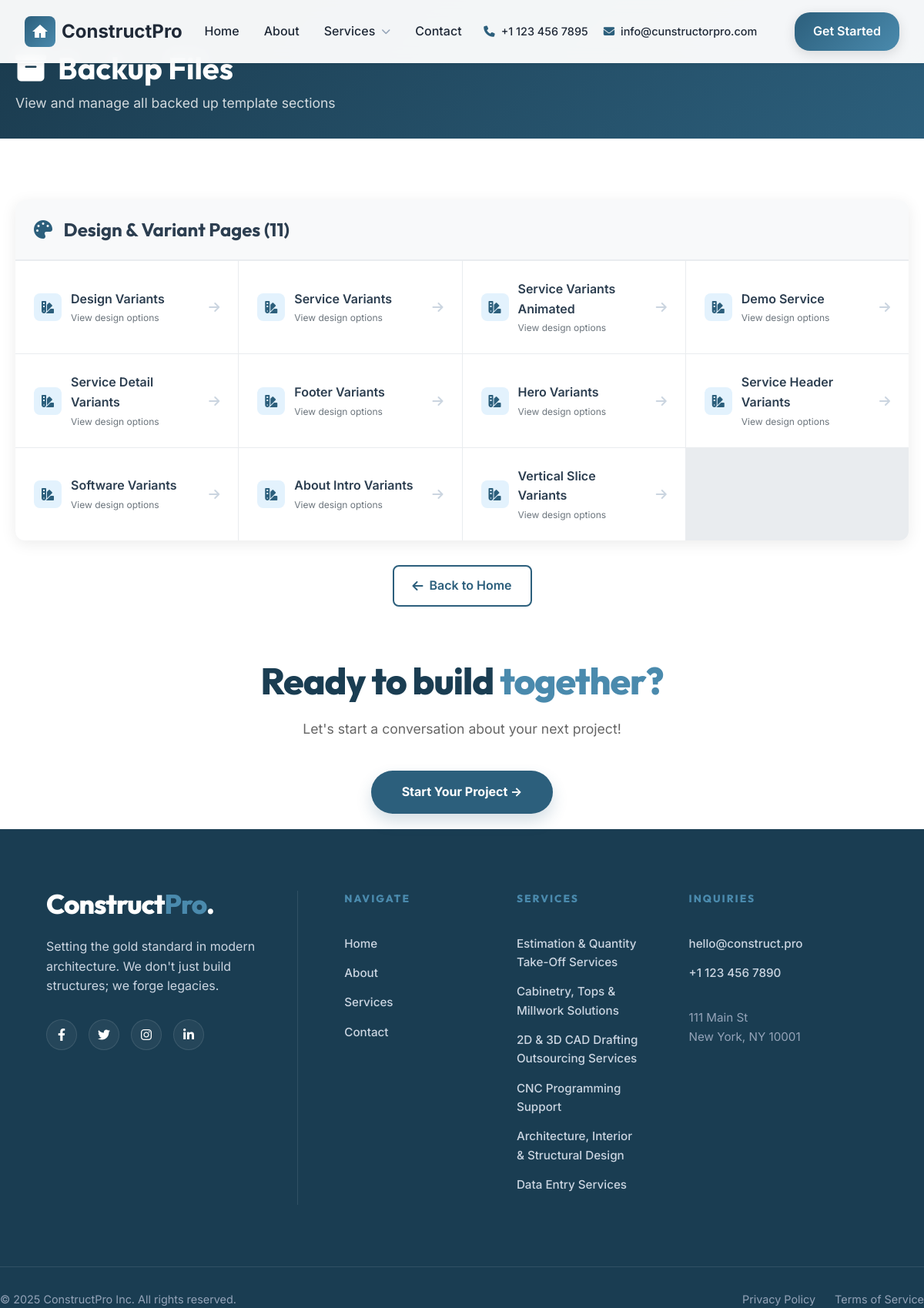
Screenshot of /backup/ with the database file from the repository.
### main/models.py (models this page shows, shortened)
class Service(models.Model):
    title = models.CharField(max_length=200)
    subtitle = models.CharField(max_length=300, blank=True)
    slug = models.SlugField(unique=True, blank=True)
    icon = models.CharField(max_length=50, help_text="Icon class name (e.g., 'calculator')")
    image = models.CharField(max_length=200, blank=True, help_text="Path to service image (e.g., 'services/estimation.png')")
    overview = models.TextField(blank=True)
    order = models.IntegerField(default=0)
    class Meta:
        ordering = ['order']

### main/views.py (the view)
# urls.py: path('backup/', views.backup_files, name='backup_files'),
def backup_files(request):
    backup_dir = os.path.join(settings.BASE_DIR, 'templates', 'backup')
    backup_files = []
    if os.path.exists(backup_dir):
        for filename in os.listdir(backup_dir):
            if filename.endswith('.html'):
                filepath = os.path.join(backup_dir, filename)
                file_stat = os.stat(filepath)
                backup_files.append({
                    'name': filename,
                    'display_name': filename.replace('_', ' ').replace('.html', '').title(),
                    'size': f"{file_stat.st_size / 1024:.1f} KB",
                    'path': f'backup/{filename}'
                })
    variant_pages = [
        {'name': 'Design Variants', 'url': 'design_variants'},
        {'name': 'Service Variants', 'url': 'service_variants'},
        {'name': 'Service Variants Animated', 'url': 'service_variants_animated'},
        {'name': 'Demo Service', 'url': 'demo_service'},
        {'name': 'Service Detail Variants', 'url': 'service_detail_variants'},
        {'name': 'Footer Variants', 'url': 'footer_variants'},
        {'name': 'Hero Variants', 'url': 'hero_variants'},
        {'name': 'Service Header Variants', 'url': 'service_header_variants'},
        {'name': 'Software Variants', 'url': 'software_variants'},
        {'name': 'About Intro Variants', 'url': 'about_intro_variants'},
        {'name': 'Vertical Slice Variants', 'url': 'vertical_slice_variants'},
    ]
    context = {
        'backup_files': backup_files,
        'variant_pages': variant_pages
    }
    return render(request, 'backup_list.html', context)

### main/context_processors.py (called while the page is built)
def footer_services(request):
    services = Service.objects.all().order_by('order')
    return {'footer_services': services, 'global_services': services}

### templates/backup_list.html (shortened to what this page needs)
{% extends 'base.html' %}
{% load static %}
{% block content %}
<div style="background: linear-gradient(135deg, #1a3a4d 0%, #2c5f7c 100%); padding: 4rem 0 2rem;">
    <div class="container" style="max-width: 1200px; margin: 0 auto; padding: 0 20px;">
        <h1 style="color: white; font-size: 2.5rem; margin-bottom: 0.5rem;">
            <i class="fa-solid fa-archive" style="margin-right: 15px;"></i>Backup Files
        </h1>
        <p style="color: rgba(255,255,255,0.8); font-size: 1.1rem;">
            View and manage all backed up template sections
        </p>
    </div>
</div>
<section style="padding: 3rem 0;">
    <div class="container" style="max-width: 1200px; margin: 0 auto; padding: 0 20px;">
        {% if variant_pages %}
        <div
            style="background: white; border-radius: 12px; box-shadow: 0 4px 20px rgba(0,0,0,0.08); overflow: hidden; margin-top: 2rem;">
            <div style="background: #f8f9fa; padding: 1.5rem; border-bottom: 2px solid #e9ecef;">
                <h2 style="margin: 0; font-size: 1.5rem; color: #2c3e50;">
                    <i class="fa-solid fa-palette" style="color: #2c5f7c; margin-right: 10px;"></i>
                    Design & Variant Pages ({{ variant_pages|length }})
                </h2>
            </div>
            <div
                style="display: grid; grid-template-columns: repeat(auto-fill, minmax(280px, 1fr)); gap: 1px; background: #e9ecef;">
                {% for page in variant_pages %}
                <a href="{% url page.url %}" target="_blank"
                    style="background: white; padding: 1.5rem; text-decoration: none; transition: all 0.2s; display: flex; align-items: center; gap: 12px;"
                    onmouseover="this.style.background='#f8f9fa'; this.style.transform='translateX(5px)'"
                    onmouseout="this.style.background='white'; this.style.transform='translateX(0)'">
                    <div
                        style="background: #e3f2fd; color: #2c5f7c; width: 36px; height: 36px; border-radius: 8px; display: flex; align-items: center; justify-content: center; flex-shrink: 0;">
                        <i class="fa-solid fa-swatchbook" style="font-size: 16px;"></i>
                    </div>
                    <div>
                        <div style="color: #2c3e50; font-weight: 600; margin-bottom: 2px;">{{ page.name }}</div>
                        <div style="color: #6c757d; font-size: 0.75rem;">View design options</div>
                    </div>
                    <i class="fa-solid fa-arrow-right" style="color: #cbd5e0; margin-left: auto;"></i>
                </a>
                {% endfor %}
            </div>
        </div>
        {% endif %}
        <div style="margin-top: 2rem; text-align: center;">
            <a href="{% url 'home' %}"
                style="display: inline-flex; align-items: center; gap: 8px; color: #2c5f7c; text-decoration: none; font-weight: 600; padding: 12px 24px; border: 2px solid #2c5f7c; border-radius: 8px; transition: all 0.2s;"
                onmouseover="this.style.background='#2c5f7c'; this.style.color='white'"
                onmouseout="this.style.background='transparent'; this.style.color='#2c5f7c'">
                <i class="fa-solid fa-arrow-left"></i>
                Back to Home
            </a>
        </div>
    </div>
</section>
{% endblock %}

### templates/base.html (shortened to what this page needs)
<!DOCTYPE html>
<html lang="en">
<head>
    <link rel="stylesheet" href="https://cdnjs.cloudflare.com/ajax/libs/font-awesome/6.4.0/css/all.min.css">
    {% load static %}
    <link rel="stylesheet" href="{% static 'css/style.css' %}?v=29">
    <link rel="stylesheet" href="{% static 'css/hero-options.css' %}">
    <link rel="stylesheet" href="{% static 'css/process-section.css' %}">
    <link rel="stylesheet" href="{% static 'css/testimonials-options.css' %}">
    <link rel="stylesheet" href="{% static 'css/new-sections.css' %}">
    <link rel="stylesheet" href="{% static 'css/vision-section.css' %}">
    <link rel="stylesheet" href="{% static 'css/design-variants.css' %}">
</head>
<body>
    <nav class="navbar">
        <div class="container">
            <a href="{% url 'home' %}" class="logo">
                <div class="logo-icon">
                    <svg width="24" height="24" viewBox="0 0 24 24" fill="white">
                        <path d="M12 3L2 12h3v8h6v-6h2v6h6v-8h3L12 3z" />
                    </svg>
                </div>
                <span>ConstructPro</span>
            </a>
            <ul class="nav-links">
                <li><a href="{% url 'home' %}">Home</a></li>
                <li><a href="{% url 'about' %}">About</a></li>
                <li class="nav-dropdown">
                    <a href="#services" class="dropdown-toggle">
                        Services
                        <i class="fa-solid fa-chevron-down dropdown-arrow"></i>
                    </a>
                </li>
                <li><a href="{% url 'contact' %}">Contact</a></li>
            </ul>
            <div class="nav-contact-info">
                <a href="tel:+1123456789"><i class="fa-solid fa-phone"></i> +1 123 456 7895</a>
                <a href="mailto:info@cunstructorpro.com"><i class="fa-solid fa-envelope"></i>
                    info@cunstructorpro.com</a>
            </div>
            <a href="{% url 'contact' %}" class="btn-primary">Get Started</a>
        </div>
    </nav>
    <main>
        {% block content %}{% endblock %}
    </main>
    <footer class="main-footer">
        <footer class="footer-executive">
            <div class="footer-cta-clean">
                <h2>Ready to build <span class="text-highlight">together?</span></h2>
                <p>Let's start a conversation about your next project!</p>
                <a href="{% url 'contact' %}" class="btn-cta-pill">Start Your Project &rarr;</a>
            </div>
            <div class="footer-grid-executive">
                <div class="footer-brand-area">
                    <a href="{% url 'home' %}" class="footer-logo-executive">
                        Construct<span>Pro</span>.
                    </a>
                    <p class="footer-desc">
                        Setting the gold standard in modern architecture. We don't just build structures; we forge
                        legacies.
                    </p>
                    <div class="footer-socials">
                        <a href="#" class="social-link"><i class="fab fa-facebook-f"></i></a>
                        <a href="#" class="social-link"><i class="fab fa-twitter"></i></a>
                        <a href="#" class="social-link"><i class="fab fa-instagram"></i></a>
                        <a href="#" class="social-link"><i class="fab fa-linkedin-in"></i></a>
                    </div>
                </div>
                <div class="footer-col-executive">
                    <div class="footer-header">Navigate</div>
                    <a href="{% url 'home' %}" class="footer-link">Home</a>
                    <a href="{% url 'about' %}" class="footer-link">About</a>
                    <a href="{% url 'home' %}#services" class="footer-link">Services</a>
                    <a href="{% url 'contact' %}" class="footer-link">Contact</a>
                </div>
                <div class="footer-col-executive">
                    <div class="footer-header">Services</div>
                    {% for service in footer_services %}
                    <a href="{% url 'service_detail' service.slug %}" class="footer-link">{{ service.title }}</a>
                    {% endfor %}
                </div>
                <div class="footer-col-executive">
                    <div class="footer-header">Inquiries</div>
                    <a href="mailto:hello@construct.pro" class="footer-link">hello@construct.pro</a>
                    <a href="tel:+11234567890add " class="footer-link">+1 123 456 7890</a>
                    <div class="footer-address">
                        111 Main St<br> New York, NY 10001
                    </div>
                </div>
            </div>
            <div class="footer-bottom-executive">
                <div class="copyright">&copy; 2025 ConstructPro Inc. All rights reserved.</div>
                <div class="legal-links">
                    <a href="#">Privacy Policy</a>
                    <a href="#">Terms of Service</a>
                </div>
            </div>
        </footer>
</body>
</html>

### rows the page displays
Service: title "Estimation & Quantity Take-Off Services"
Service: title "Cabinetry, Tops & Millwork Solutions"
Service: title "2D & 3D CAD Drafting Outsourcing Services"
Service: title "CNC Programming Support"
Service: title "Architecture, Interior & Structural Design"
Service: title "Data Entry Services"

### other values shown
{{ variant_pages|length }} "11"
{{ page.name }} "Design Variants" "Service Variants" "Service Variants Animated" "Demo Service" "Service Detail Variants" "Footer Variants" "Hero Variants" "Service Header Variants" "Software Variants" "About Intro Variants" "Vertical Slice Variants"
